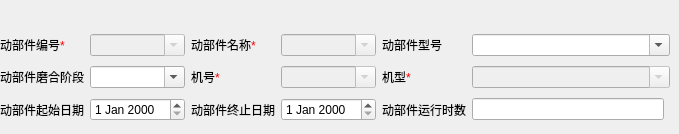
   <widget class="QWidget" name="tab_20">
    <attribute name="title">
     <string>动部件信息</string>
    </attribute>
    <widget class="QWidget" name="layoutWidget_20">
     <property name="geometry">
      <rect>
       <x>0</x>
       <y>30</y>
       <width>670</width>
       <height>95</height>
      </rect>
     </property>
     <layout class="QGridLayout" name="gridLayout_20">
      <item row="1" column="9" colspan="2">
       <widget class="QComboBox" name="_comboBoxMovepartPlaneType_3">
        <property name="enabled">
         <bool>false</bool>
        </property>
        <property name="editable">
         <bool>true</bool>
        </property>
       </widget>
      </item>
      <item row="2" column="0" colspan="2">
       <widget class="QLabel" name="label_251">
        <property name="text">
         <string>动部件起始日期</string>
        </property>
       </widget>
      </item>
      <item row="0" column="0" colspan="2">
       <widget class="QLabel" name="label_252">
        <property name="text">
         <string>&lt;html&gt;&lt;head/&gt;&lt;body&gt;&lt;p&gt;动部件编号&lt;span style=&quot; color:#ff0000;&quot;&gt;*&lt;/span&gt;&lt;/p&gt;&lt;/body&gt;&lt;/html&gt;</string>
        </property>
       </widget>
      </item>
      <item row="0" column="9" colspan="2">
       <widget class="QComboBox" name="_comboBoxMovepartType_3">
        <property name="enabled">
         <bool>true</bool>
        </property>
        <property name="editable">
         <bool>true</bool>
        </property>
       </widget>
      </item>
      <item row="1" column="0" colspan="2">
       <widget class="QLabel" name="label_253">
        <property name="text">
         <string>动部件磨合阶段</string>
        </property>
       </widget>
      </item>
      <item row="2" column="9">
       <widget class="QLineEdit" name="_editMovepartHours_3"/>
      </item>
      <item row="0" column="5">
       <widget class="QLabel" name="label_254">
        <property name="text">
         <string>&lt;html&gt;&lt;head/&gt;&lt;body&gt;&lt;p&gt;动部件名称&lt;span style=&quot; color:#ff0000;&quot;&gt;*&lt;/span&gt;&lt;/p&gt;&lt;/body&gt;&lt;/html&gt;</string>
        </property>
       </widget>
      </item>
      <item row="1" column="5">
       <widget class="QLabel" name="label_255">
        <property name="text">
         <string>&lt;html&gt;&lt;head/&gt;&lt;body&gt;&lt;p&gt;机号&lt;span style=&quot; color:#ff0000;&quot;&gt;*&lt;/span&gt;&lt;/p&gt;&lt;/body&gt;&lt;/html&gt;</string>
        </property>
       </widget>
      </item>
      <item row="2" column="5">
       <widget class="QLabel" name="label_256">
        <property name="text">
         <string>动部件终止日期</string>
        </property>
       </widget>
      </item>
      <item row="0" column="8">
       <widget class="QLabel" name="label_257">
        <property name="text">
         <string>&lt;html&gt;&lt;head/&gt;&lt;body&gt;&lt;p&gt;动部件型号&lt;/p&gt;&lt;/body&gt;&lt;/html&gt;</string>
        </property>
       </widget>
      </item>
      <item row="1" column="8">
       <widget class="QLabel" name="label_258">
        <property name="text">
         <string>&lt;html&gt;&lt;head/&gt;&lt;body&gt;&lt;p&gt;机型&lt;span style=&quot; color:#ff0000;&quot;&gt;*&lt;/span&gt;&lt;/p&gt;&lt;/body&gt;&lt;/html&gt;</string>
        </property>
       </widget>
      </item>
      <item row="2" column="8">
       <widget class="QLabel" name="label_259">
        <property name="text">
         <string>动部件运行时数</string>
        </property>
       </widget>
      </item>
      <item row="0" column="2" colspan="3">
       <widget class="QComboBox" name="_comboBoxMovepartID_3">
        <property name="enabled">
         <bool>false</bool>
        </property>
        <property name="editable">
         <bool>true</bool>
        </property>
       </widget>
      </item>
      <item row="1" column="2" colspan="3">
       <widget class="QComboBox" name="_comboBoxMovepartMohe_3">
        <property name="editable">
         <bool>true</bool>
        </property>
       </widget>
      </item>
      <item row="2" column="2" colspan="3">
       <widget class="QDateEdit" name="_dateEditMovepartBegin_3"/>
      </item>
      <item row="0" column="6" colspan="2">
       <widget class="QComboBox" name="_comboBoxMovepartName_3">
        <property name="enabled">
         <bool>false</bool>
        </property>
        <property name="editable">
         <bool>true</bool>
        </property>
       </widget>
      </item>
      <item row="1" column="6" colspan="2">
       <widget class="QComboBox" name="_comboBoxMovepartPlaneID_3">
        <property name="enabled">
         <bool>false</bool>
        </property>
        <property name="editable">
         <bool>true</bool>
        </property>
       </widget>
      </item>
      <item row="2" column="6" colspan="2">
       <widget class="QDateEdit" name="_dateEditMovepartEnd_3"/>
      </item>
     </layout>
    </widget>
   </widget>
